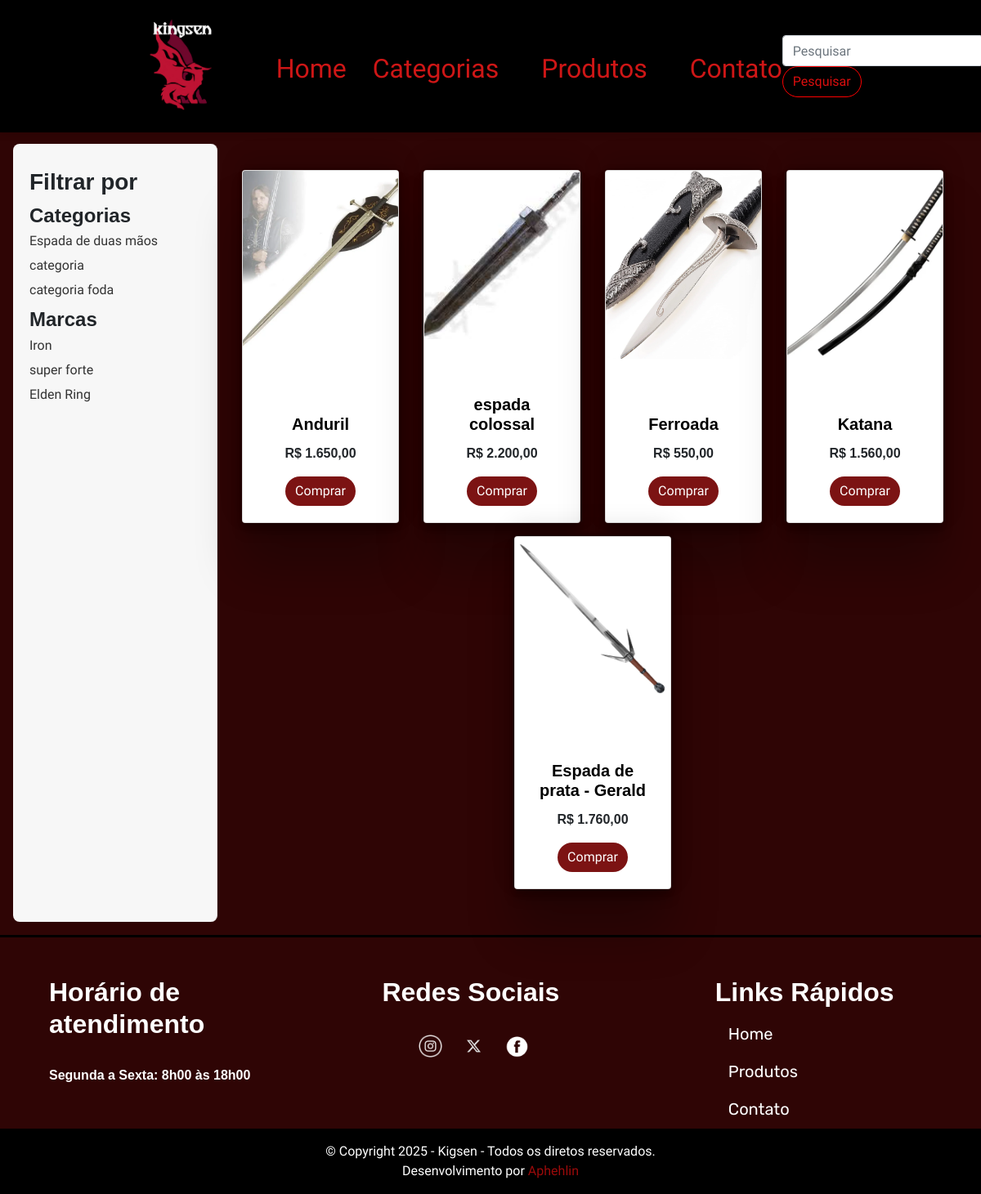
/produtos.php, run on the app's committed database.
### tables this page shows
CREATE TABLE `categoria` (
  `id_categoria` int(3) NOT NULL,
  `nome_categoria` varchar(40) DEFAULT NULL,
  `status` bit(1) DEFAULT NULL,
  `data_cadastro` datetime DEFAULT NULL,
  `descricao` varchar(100) DEFAULT NULL
);

CREATE TABLE `marca` (
  `id_marca` int(3) NOT NULL,
  `nome_marca` varchar(40) DEFAULT NULL,
  `status` bit(1) DEFAULT NULL,
  `data_cadastro` datetime DEFAULT NULL,
  `descricao` varchar(100) DEFAULT NULL
);

CREATE TABLE `produto` (
  `id_produto` int(3) NOT NULL,
  `descricao` varchar(100) DEFAULT NULL,
  `nome` varchar(40) NOT NULL,
  `preco_venda` decimal(7,2) NOT NULL,
  `foto` varchar(40) DEFAULT NULL,
  `preco_promocao` decimal(7,2) DEFAULT NULL,
  `estoque` int(3) DEFAULT NULL,
  `status` bit(1) DEFAULT NULL,
  `preco_custo` decimal(7,2) NOT NULL,
  `lucro` decimal(3,0) NOT NULL,
  `status_promocao` bit(1) DEFAULT NULL,
  `porcentagem` varchar(3) DEFAULT NULL,
  `data_cadastro` datetime DEFAULT NULL,
  `id_marca` int(3) DEFAULT NULL,
  `id_categoria` int(3) DEFAULT NULL
);

### produtos.php (the view, shortened to what this page needs)
<?php
require_once 'conexao/conecta.php';
?>
<!DOCTYPE html>
<html lang="pt-br">
<head>
    <link rel="stylesheet" href="https://stackpath.bootstrapcdn.com/bootstrap/4.1.3/css/bootstrap.min.css"
>
    <link rel="stylesheet" href="../kingsen/css/style_front.css">
</head>
<body>
    <?php include('navegacao.php'); ?>
    <div class="main-content">
        <aside class="filtro">
            <h3>Filtrar por</h3>
            <h4>Categorias</h4>
            <ul>
                <?php
                $sql_categoria = "SELECT id_categoria, nome_categoria FROM categoria WHERE status = 1;";
                $query_categoria = mysqli_query($conexao, $sql_categoria);
                foreach ($query_categoria as $categoria) {
                    echo '<li><a href="categoria.php?id_categoria=' . $categoria['id_categoria'] . '">' . $categoria['nome_categoria'] . '</a></li>';
                }
                ?>
            </ul>
            <h4>Marcas</h4>
            <ul>
                <?php
                $sql_marca = "SELECT id_marca, nome_marca FROM marca WHERE status = 1;";
                $query_marca = mysqli_query($conexao, $sql_marca);
                foreach ($query_marca as $marca) {
                    echo '<li><a href="marca.php?id_marca=' . $marca['id_marca'] . '">' . $marca['nome_marca'] . '</a></li>';
                }
                ?>
            </ul>
        </aside>
        <main class="produtos">
            <div class="container mt-3">
                <?php
                $paginaAtual = isset($_GET['pagina']) && !empty($_GET['pagina']) ? $_GET['pagina'] : 1;
                $paginaQtdd = 8;
                $valorInicial = ($paginaAtual * $paginaQtdd) - $paginaQtdd;
                $sql = "SELECT * FROM produto p WHERE p.status = 1 LIMIT $valorInicial, $paginaQtdd";
                $query = mysqli_query($conexao, $sql);
                if (mysqli_num_rows($query) > 0) {
                ?>
                    <div class="row justify-content-center text-center" id="produtos">
                        <?php foreach ($query as $produto) { ?>
                            <div class="col-lg-3" >
                                <div class="card mt-3">
                                    <div class="div-img">
                                        <?php
                                        if ($produto['foto'] != '') {
                                            echo '<img src="images/' . $produto['foto'] . '" alt= "' . $produto['nome'] . '" class="card-img"/>';
                                        } else {
                                            echo '<img src="assets/img/placeholder-produto.png" alt="' . $produto['nome'] . '" class="card-img"/>';
                                        }
                                        ?>
                                    </div>
                                    <div class="card-body">
                                        <h5 class="card-title mt-5" style="color: black;"><?php echo $produto['nome'] ?></h5>
                                        <?php
                                        if ($produto['status_promocao'] == 1) {
                                            echo '<s class="mr-2"> R$ ' . number_format($produto['preco_venda'], 2, ',', '.') . '</s>';
                                            echo '<p style="display: inline-block;"> R$ ' . number_format($produto['preco_promocao'], 2, ',', '.') . '</p>';
                                        } else {
                                            echo '<p> R$ ' .  number_format($produto['preco_venda'], 2, ',', '.') . '</p>';
                                        }
                                        ?>
                                        <a href="comprar.php?id_produto=<?php echo $produto['id_produto'] ?>" class="btn btn-primary"
                                            style="background-color: rgb(124, 19, 19); border: none;">Comprar</a>
                                    </div>
                                </div>
                            </div>
                        <?php } ?>
                        <div class="col-12">
                        </div>
                    </div>
                <?php
                } else {
                    echo '<h5>Nenhum produto encontrado!</h5>';
                }
                ?>
            </div>
        </main>
    </div>
    <div class="linha" style="background-color: black;height: 0.2rem"></div>
    <?php
    include('finalPag.php');
    ?>
</body>
</html>

### navegacao.php (shortened to what this page needs)
<header class="header">
    <div class="header-content">
        <div class="logo">
            <a class="navbar-brand" href="index.php">
                <img src="images/kingsen.pnj_page-0001.jpg" height="120" alt="logo">
            </a>
        </div>
        <nav class="nav">
            <ul style="margin-bottom: 0;">
                <li><a href="index.php">Home</a></li>
                 <li class="dropdown">
                    <a href="produtos.php">Categorias</a>
                        <?php
                        $sql_categoria = "SELECT id_categoria, nome_categoria FROM categoria WHERE status = 1;";
                        $query_categoria = mysqli_query($conexao, $sql_categoria);
                        ?>
                </li>
                <li><a href="produtos.php" style="margin-left: 20px;">Produtos</a></li>
                <li><a href="contato.php" style="margin-left: 20px;">Contato</a></li>
            </ul>
        </nav>
        <form class="form-inline my-2 my-lg-0" action="buscar.php" method="GET">
            <input class="form-control mr-sm-2" type="search" placeholder="Pesquisar" aria-label="Pesquisar" name="busca">
            <button class="btn btn-outline-success my-2 my-sm-0" type="submit">Pesquisar</button>
        </form>
    </div>
</header>

### finalPag.php
<section id="info" style="color: white;" class="mt-5">
    <div class="container">
        <div class="row">
            <div class="col-3">
                <h2>Horário de atendimento</h2>
                <br>
                <p>Segunda a Sexta: 8h00 às 18h00</p>
            </div>
            <div class="col-3" id="sociais">
                <h2>Redes Sociais</h2>
                <br>
                <a href="https://www.instagram.com/" target="_blank">
                    <img src="images/Instagram_logo.png" id="insta" alt="instagram">
                </a>
                <a href="https://x.com/?lang=pt" target="_blank">
                    <img src="images/x-logo.png" alt="x" id="x">
                </a>
                <a href="https://www.facebook.com/?locale=pt_BR" target="_blank">
                    <img src="images/facebook_logo.png" alt="facebook" id="facebook">
                </a>
            </div>
            <div class="col-3" id="sociais" >
                <h2>Links Rápidos</h2>
                <a style="color: white; font-size: 20px; font-family: Rubik, sans-serif;" class="nav-link" href="index.php">Home</a>
                <a style="color: white; font-size: 20px; font-family: Rubik, sans-serif" class="nav-link" href="produtos.php">Produtos</a>
                <a style="color: white;font-size: 20px;font-family: Rubik, sans-serif" class="nav-link" href="contato.php">Contato</a>
                <div class="col-3"></div>
            </div>
        </div>
</section>
<footer class="rodape py-3 text-white">
    <div class="container">
        <div class="row">
            <div class="col-12 text-center">
                &copy; Copyright 2025 - Kigsen - Todos os diretos reservados.<br>
                Desenvolvimento por
                <a href="#" target="_blank" class="botão" style="color: rgb(155, 10, 10);">Aphehlin</a>
            </div>
        </div>
    </div>
</footer>

### css/style_front.css (style rules this page uses)
body { font-family: "Pirata One", system-ui; font-weight: 400; font-style: normal; background-color: #2f0505; margin: 0; padding: 0; min-height: 100dvh; display: flex; flex-direction: column; }
.row { margin-left: 0; margin-right: 0; }
h2, h3, h4, h5, h6, p { font-family: "Gill Sans Extrabold", sans-serif; font-weight: 600; font-style: normal; }
.main-content { flex: 1; display: flex; padding: 1rem; }
.btn { border-radius: 20px; }
.rodape { background-color: #000; text-align: center; padding: 1rem 0; }
.botão { color: black; }
.btn-outline-success { color: #db0e0e; background-color: transparent; background-image: none; border-color: #ff0000; margin-bottom: 5px; }
.div-img { height: 237px; }
.div-img img { height: 100%; object-fit: cover; }
.header { background: #000000; color: white; padding: 1rem 0; position: fixed; top: 0; width: 100%; z-index: 1000; box-shadow: 0 2px 10px rgba(0, 0, 0, 0.1); }
.header-content { display: flex; justify-content: space-between; align-items: center; }
.logo img { margin-left: 10rem; }
.nav ul { display: flex; list-style: none; gap: 2rem; }
.nav li { margin-top: 0.43rem; font-size: 2rem; }
.nav a { text-decoration: none; color: #ce1616; }
.card { box-shadow: rgba(0, 0, 0, 0.25) 0px 54px 55px, rgba(0, 0, 0, 0.12) 0px -12px 30px, rgba(0, 0, 0, 0.12) 0px 4px 6px, rgba(0, 0, 0, 0.17) 0px 12px 13px, rgba(0, 0, 0, 0.09) 0px -3px 5px; height: 27rem; }
.filtro { padding: 20px; background: #f7f7f7; border-radius: 8px; width: 250px; border-right: 1px solid #ddd; margin-top: 10rem; height: auto; }
.filtro h3, .filtro h4 { margin: 10px 0 5px; font-family: Arial, sans-serif; }
.filtro ul { list-style: none; padding-left: 0; margin: 0; }
.filtro li { margin-bottom: 6px; }
.filtro a { text-decoration: none; color: #333; }
.produtos { flex: 1; margin-top: 10rem; }
.form-inline { margin-right: 10rem; }
#sociais { margin-left: 8.12rem; }
#insta { height: 1.8rem; margin-right: 1.25rem; margin-left: 2.81rem; }
#x { height: 1.8rem; margin-right: 1.25rem }
#facebook { height: 1.8rem; margin-right: 1.25rem; }

### data on the page
categoria: nome_categoria "Espada de duas mãos"
categoria: nome_categoria "categoria"
categoria: nome_categoria "categoria foda"
marca: nome_marca "Iron"
marca: nome_marca "super forte"
marca: nome_marca "Elden Ring"
produto: foto (picture), nome "Anduril", preco_venda "1.650,00"
produto: foto (picture), nome "espada colossal", preco_venda "2.200,00"
produto: foto (picture), nome "Ferroada", preco_venda "550,00"
produto: foto (picture), nome "Katana", preco_venda "1.560,00"
produto: foto (picture), nome "Espada de prata - Gerald", preco_venda "1.760,00"
